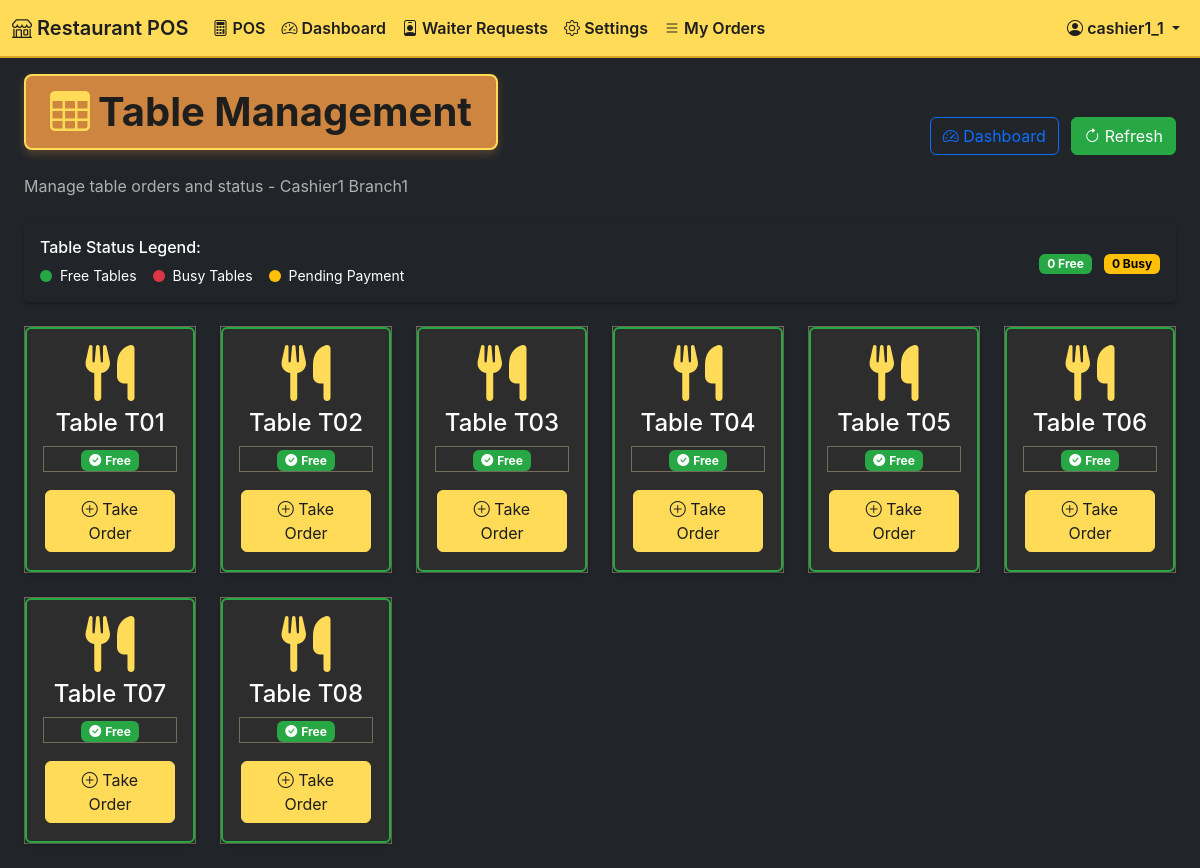
The app's page /pos/table_management (signed in) with its own data.
### app/models.py (models this page shows, shortened)
class User(UserMixin, db.Model):
    __tablename__ = 'users'
    id = db.Column(db.Integer, primary_key=True)
    username = db.Column(db.String(64), index=True, unique=True, nullable=False)
    email = db.Column(db.String(120), index=True, unique=True, nullable=False)
    password_hash = db.Column(db.String(128), nullable=False)
    first_name = db.Column(db.String(64), nullable=False)
    last_name = db.Column(db.String(64), nullable=False)
    role = db.Column(db.Enum(UserRole), nullable=False, default=UserRole.CASHIER)
    is_active = db.Column(db.Boolean(), default=True, nullable=False)
    created_at = db.Column(db.DateTime, default=datetime.utcnow)
    last_login = db.Column(db.DateTime)
    branch_id = db.Column(db.Integer, db.ForeignKey('branches.id'), nullable=True)
    can_access_multiple_branches = db.Column(db.Boolean(), default=False)
    audit_logs = db.relationship('AuditLog', backref='user', lazy='dynamic')
    def get_full_name(self):
        return f"{self.first_name} {self.last_name}"
    def is_super_user(self):
        return self.role == UserRole.SUPER_USER
    def is_branch_admin(self):
        return self.role == UserRole.BRANCH_ADMIN
    def get_accessible_branches(self):
        if self.is_super_user():
            return Branch.query.filter_by(is_active=True).all()
        elif self.branch_id:
            return [self.branch]
        return []

class Table(db.Model):
    __tablename__ = 'tables'
    id = db.Column(db.Integer, primary_key=True)
    table_number = db.Column(db.String(16), index=True, nullable=False)
    capacity = db.Column(db.Integer, nullable=False)
    description = db.Column(db.Text)
    is_active = db.Column(db.Boolean(), default=True, nullable=False)
    created_at = db.Column(db.DateTime, default=datetime.utcnow)
    branch_id = db.Column(db.Integer, db.ForeignKey('branches.id'), nullable=False)
    orders = db.relationship('Order', backref='table', lazy='dynamic')

### app/pos/views.py (the view, shortened to what this page needs)
@pos.route('/table_management')
@login_required
def table_management():
    if current_user.role not in [UserRole.WAITER, UserRole.CASHIER, UserRole.BRANCH_ADMIN, UserRole.SUPER_USER]:
        flash('Access denied. Waiter privileges required.', 'error')
        return redirect(url_for('pos.index'))
    tables = Table.query.filter_by(branch_id=current_user.branch_id).order_by(Table.table_number).all()
    table_data = []
    for table in tables:
        recent_order = Order.query.filter_by(
            table_id=table.id,
            branch_id=current_user.branch_id
        ).order_by(Order.created_at.desc()).first()
        is_busy = False
        order_info = None
        if recent_order:
            from datetime import datetime, timedelta
            four_hours_ago = datetime.utcnow() - timedelta(hours=4)
        table_data.append({
            'table': table,
            'is_busy': is_busy,
            'order_info': order_info
        })
    categories = Category.query.filter_by(branch_id=current_user.branch_id, is_active=True).order_by(Category.order_index).all()
    return render_template('pos/table_management.html', table_data=table_data, categories=categories)

### app/templates/pos/table_management.html (shortened to what this page needs)
{% extends "base.html" %}
{% block content %}
<div class="container-fluid">
    <div class="row mb-4">
        <div class="col-12">
            <div class="d-flex justify-content-between align-items-center">
                <div>
                    <h1 class="display-6 mb-1">
                        <i class="bi bi-table text-primary me-2"></i>Table Management
                    </h1>
                    <p class="text-muted mb-0">Manage table orders and status - {{ current_user.get_full_name() }}</p>
                </div>
                <div>
                    <a href="{{ url_for('pos.dashboard') }}" class="btn btn-outline-primary me-2">
                        <i class="bi bi-speedometer2"></i> Dashboard
                    </a>
                    <button class="btn btn-success" id="refreshTablesBtn">
                        <i class="bi bi-arrow-clockwise"></i> Refresh
                    </button>
                </div>
            </div>
        </div>
    </div>
    <div class="row mb-4">
        <div class="col-12">
            <div class="card border-0 shadow-sm">
                <div class="card-body py-3">
                    <div class="row align-items-center">
                        <div class="col-md-8">
                            <h6 class="mb-2">Table Status Legend:</h6>
                            <div class="d-flex flex-wrap gap-3">
                                <div class="d-flex align-items-center">
                                    <div class="table-status-indicator free me-2"></div>
                                    <span class="small">Free Tables</span>
                                </div>
                                <div class="d-flex align-items-center">
                                    <div class="table-status-indicator busy me-2"></div>
                                    <span class="small">Busy Tables</span>
                                </div>
                                <div class="d-flex align-items-center">
                                    <div class="table-status-indicator pending me-2"></div>
                                    <span class="small">Pending Payment</span>
                                </div>
                            </div>
                        </div>
                        <div class="col-md-4 text-end">
                            <div class="table-stats">
                                <span class="badge bg-success me-2" id="freeTablesCount">0 Free</span>
                                <span class="badge bg-warning" id="busyTablesCount">0 Busy</span>
                            </div>
                        </div>
                    </div>
                </div>
            </div>
        </div>
    </div>
    <div class="row" id="tablesGrid">
        {% for table_info in table_data %}
        <div class="col-xl-2 col-lg-3 col-md-4 col-sm-6 mb-4">
            <div class="table-card {% if table_info.is_busy %}busy{% else %}free{% endif %}"
                 data-table-id="{{ table_info.table.id }}"
                 data-table-number="{{ table_info.table.table_number }}">
                <div class="card h-100 border-0 shadow-sm table-card-inner">
                    <div class="card-body text-center p-3">
                        <div class="table-number mb-2">
                            <i class="fa-solid fa-utensils display-4 mb-2"></i>
                            <h4 class="mb-0">Table {{ table_info.table.table_number }}</h4>
                        </div>
                        <div class="table-status mb-3">
                            {% if table_info.is_busy %}
                                <span class="badge bg-warning text-dark">
                                    <i class="bi bi-clock-fill me-1"></i>Busy
                                </span>
                            {% else %}
                                <span class="badge bg-success">
                                    <i class="bi bi-check-circle-fill me-1"></i>Free
                                </span>
                            {% endif %}
                        </div>
                        <div class="table-actions mt-3">
                            {% if table_info.is_busy %}
                                <button class="btn btn-sm btn-outline-primary view-order-btn"
                                        data-order-id="{{ table_info.order_info.id }}">
                                    <i class="bi bi-eye"></i> View Order
                                </button>
                                <a href="{{ url_for('pos.index') }}?table_id={{ table_info.table.id }}&return_to=table_management&add_items=true"
                                   class="btn btn-sm btn-outline-success">
                                    <i class="bi bi-plus-circle"></i> Add Items
                                </a>
                            {% else %}
                                <a href="{{ url_for('pos.index') }}?table_id={{ table_info.table.id }}&return_to=table_management&new_order=true"
                                   class="btn btn-primary">
                                    <i class="bi bi-plus-circle"></i> Take Order
                                </a>
                            {% endif %}
                        </div>
                    </div>
                </div>
            </div>
        </div>
        {% endfor %}
    </div>
</div>
{% endblock %}

### app/templates/base.html (shortened to what this page needs)
<!DOCTYPE html>
<html lang="en" data-theme="dark">
<head>
    <link href="https://cdn.jsdelivr.net/npm/bootstrap@5.3.0/dist/css/bootstrap.min.css" rel="stylesheet">
    <link rel="stylesheet" href="https://cdn.jsdelivr.net/npm/bootstrap-icons@1.10.0/font/bootstrap-icons.css">
    <link rel="stylesheet" href="https://cdnjs.cloudflare.com/ajax/libs/font-awesome/6.4.0/css/all.min.css">
    <link href="{{ url_for('static', filename='css/style.css') }}" rel="stylesheet">
</head>
<body class="bg-dark text-light">
    {% block navbar %}
    <nav class="navbar navbar-expand-lg navbar-dark bg-primary collapsible-navbar">
        <div class="container-fluid">
            <a class="navbar-brand" href="{{ url_for('main.index') }}">
                <i class="bi bi-shop"></i> Restaurant POS
            </a>
            {% if current_user.is_authenticated %}
            <div class="collapse navbar-collapse" id="navbarNav">
                <ul class="navbar-nav me-auto">
                    {% if current_user.role.name in ['ADMIN', 'BRANCH_ADMIN'] %}
                        <li class="nav-item">
                            <a class="nav-link" href="{{ url_for('admin.dashboard') }}">
                                <i class="bi bi-speedometer2"></i> Dashboard
                            </a>
                        </li>
                        <li class="nav-item">
                            <a class="nav-link" href="{{ url_for('admin.users') }}">
                                <i class="bi bi-people"></i> Users
                            </a>
                        </li>
                        <li class="nav-item">
                            <a class="nav-link" href="{{ url_for('admin.menu') }}">
                                <i class="bi bi-list"></i> Menu
                            </a>
                        </li>
                        <li class="nav-item">
                            <a class="nav-link" href="{{ url_for('admin.orders') }}">
                                <i class="bi bi-receipt"></i> Orders
                            </a>
                        </li>
                        <li class="nav-item">
                            <a class="nav-link" href="{{ url_for('admin.cashier_performance') }}">
                                <i class="bi bi-person-badge"></i> Cashier Performance
                            </a>
                        </li>
                        <li class="nav-item">
                            <a class="nav-link" href="{{ url_for('admin.audit_logs') }}">
                                <i class="bi bi-journal-text"></i> Audit Logs
                            </a>
                        </li>
                        <li class="nav-item">
                            <a class="nav-link" href="{{ url_for('admin.reports') }}">
                                <i class="bi bi-graph-up"></i> Reports
                            </a>
                        </li>
                        <li class="nav-item">
                            <a class="nav-link" href="{{ url_for('admin.settings') }}">
                                <i class="bi bi-gear"></i> Settings
                            </a>
                        </li>
                    {% elif current_user.role.name == 'CASHIER' %}
                        <li class="nav-item">
                            <a class="nav-link" href="{{ url_for('pos.index') }}">
                                <i class="bi bi-calculator"></i> POS
                            </a>
                        </li>
                        <li class="nav-item">
                            <a class="nav-link" href="{{ url_for('pos.dashboard') }}">
                                <i class="bi bi-speedometer2"></i> Dashboard
                            </a>
                        </li>
                        <li class="nav-item">
                            <a class="nav-link" href="{{ url_for('pos.waiter_requests') }}">
                                <i class="bi bi-person-badge"></i> Waiter Requests
                            </a>
                        </li>
                        <li class="nav-item">
                            <a class="nav-link" href="{{ url_for('cashier.settings') }}">
                                <i class="bi bi-gear"></i> Settings
                            </a>
                        </li>
                        <li class="nav-item">
                            <a class="nav-link" href="{{ url_for('pos.orders') }}">
                                <i class="bi bi-list"></i> My Orders
                            </a>
                        </li>
                    {% elif current_user.role.name == 'WAITER' %}
                        <li class="nav-item">
                            <a class="nav-link" href="{{ url_for('pos.table_management') }}">
                                <i class="bi bi-table"></i> Table Management
                            </a>
                        </li>
                    {% else %}
                        <li class="nav-item">
                            <a class="nav-link" href="{{ url_for('pos.index') }}">
                                <i class="bi bi-calculator"></i> POS
                            </a>
                        </li>
                    {% endif %}
                </ul>
                <ul class="navbar-nav">
                    <li class="nav-item dropdown">
                        <a class="nav-link dropdown-toggle" href="#" id="navbarDropdown" role="button" data-bs-toggle="dropdown">
                            <i class="bi bi-person-circle"></i> {{ current_user.username }}
                        </a>
                    </li>
                </ul>
            </div>
            {% endif %}
        </div>
    </nav>
    {% endblock %}
    <div class="container-fluid mt-3">
        {% block content %}{% endblock %}
    </div>
</body>
</html>

### records on screen
User: username "cashier1_1", get_full_name "Cashier1 Branch1"
Table: table.table_number "T01"
Table: table.table_number "T02"
Table: table.table_number "T03"
Table: table.table_number "T04"
Table: table.table_number "T05"
Table: table.table_number "T06"
Table: table.table_number "T07"
Table: table.table_number "T08"
